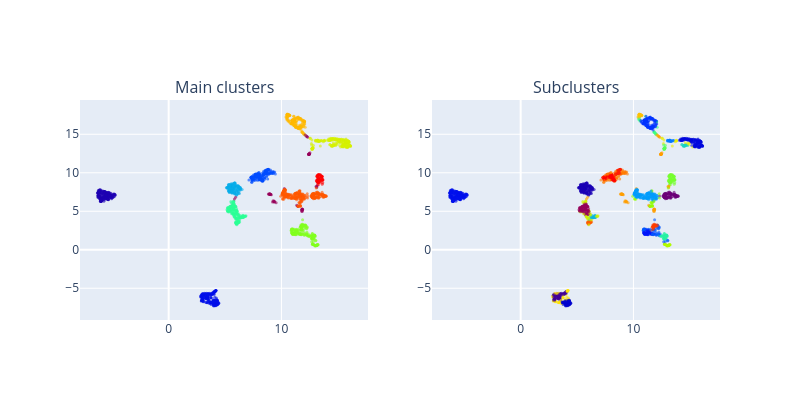

The code cell stored with this chart in its notebook:
### Code cell
# --- Subclusters ---
print("\n" + "=" * 50)
print("8. SUBCLUSTERS")
print("=" * 50)
validator.draw_subclusters(embedding_idx=0, min_subcluster_size=15, hover_data={'true_label': y_true});

### Figure 1 — Plotly figure (JSON) as saved in the notebook; plotly's stock layout.template omitted (floating-point values rounded to 4 significant figures; data arrays with more than 128 entries replaced by an {"elided": "..."} marker saying what was removed)
{"data": [{"hovertemplate": "cluster: %{marker.color}<br>%{text}<extra></extra>", "marker": {"color": {"elided": "1797 int values"}, "colorscale": [[0, "rgb(150,0,90)"], [0.125, "rgb(0,0,200)"], [0.25, "rgb(0,25,255)"], [0.375, "rgb(0,152,255)"], [0.5, "rgb(44,255,150)"], [0.625, "rgb(151,255,0)"], [0.75, "rgb(255,234,0)"], [0.875, "rgb(255,111,0)"], [1, "rgb(255,0,0)"]], "opacity": 0.6, "size": 3}, "mode": "markers", "text": {"elided": "1797 str values"}, "type": "scatter", "x": {"elided": "1797 float values"}, "xaxis": "x", "y": {"elided": "1797 float values"}, "yaxis": "y"}, {"hovertemplate": "%{text}<extra></extra>", "marker": {"color": {"elided": "1797 int values"}, "colorscale": [[0, "rgb(150,0,90)"], [0.125, "rgb(0,0,200)"], [0.25, "rgb(0,25,255)"], [0.375, "rgb(0,152,255)"], [0.5, "rgb(44,255,150)"], [0.625, "rgb(151,255,0)"], [0.75, "rgb(255,234,0)"], [0.875, "rgb(255,111,0)"], [1, "rgb(255,0,0)"]], "opacity": 0.6, "size": 3}, "mode": "markers", "text": {"elided": "1797 str values"}, "type": "scatter", "x": {"elided": "1797 float values"}, "xaxis": "x2", "y": {"elided": "1797 float values"}, "yaxis": "y2"}], "layout": {"annotations": [{"font": {"size": 16}, "showarrow": false, "text": "Main clusters", "x": 0.225, "xanchor": "center", "xref": "paper", "y": 1, "yanchor": "bottom", "yref": "paper"}, {"font": {"size": 16}, "showarrow": false, "text": "Subclusters", "x": 0.775, "xanchor": "center", "xref": "paper", "y": 1, "yanchor": "bottom", "yref": "paper"}], "height": 400, "showlegend": false, "width": 800, "xaxis": {"anchor": "y", "domain": [0, 0.45]}, "xaxis2": {"anchor": "y2", "domain": [0.55, 1]}, "yaxis": {"anchor": "x", "domain": [0, 1]}, "yaxis2": {"anchor": "x2", "domain": [0, 1]}}}
